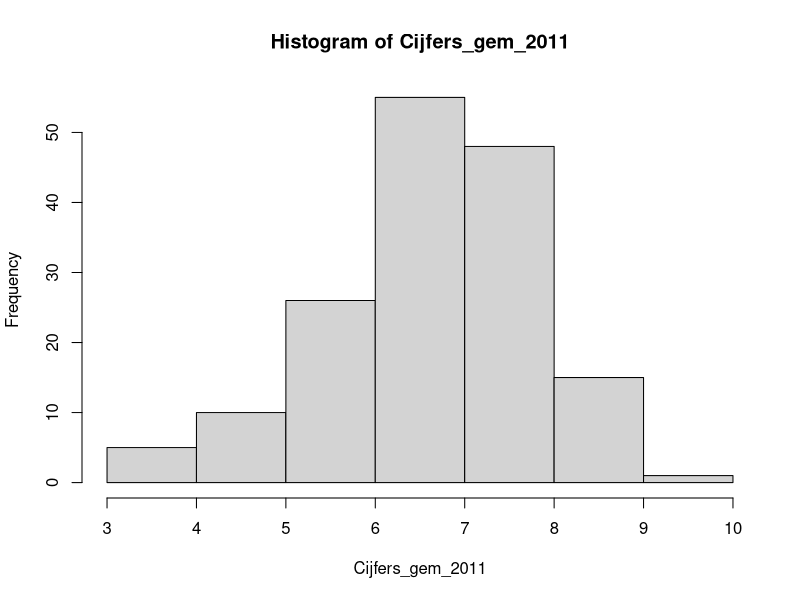
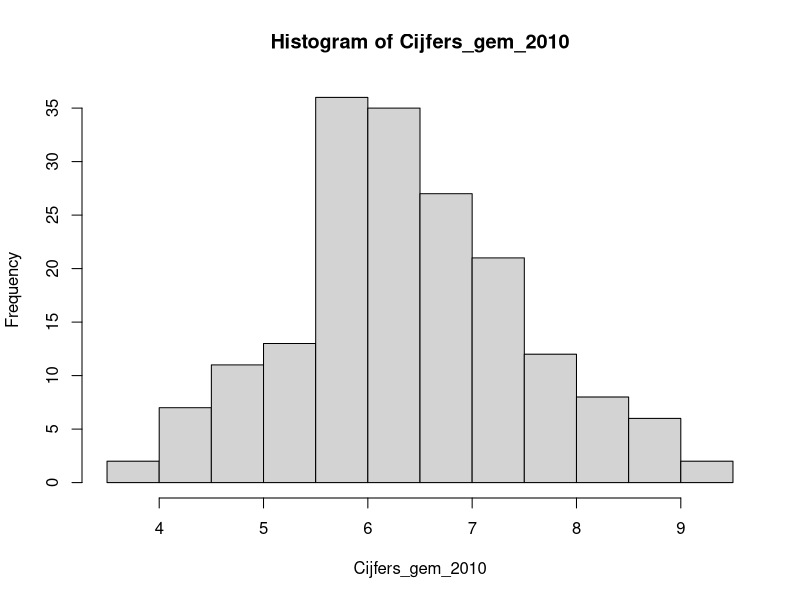

Write the R code that produced these figures, in order.
## ---- chunk 1
knitr::opts_chunk$set(echo = TRUE)
## ---- chunk 2
set.seed(1)

mu <- 6.3
sigma <- 1.2
Cijfers_gem_2010 <- rnorm(180, mu, sigma)
Cijfers_gem_2010 <- Cijfers_gem_2010 [Cijfers_gem_2010 <= 10 & Cijfers_gem_2010 >= 1]
Cijfers_gem_2010 <- sapply (Cijfers_gem_2010, round, 3)

mu <- 6.3
sigma <- 1.2
Cijfers_gem_2010_n30 <- rnorm(30, mu, sigma)
Cijfers_gem_2010_n30 <- Cijfers_gem_2010_n30 [Cijfers_gem_2010_n30 <= 10 & Cijfers_gem_2010_n30 >= 1]
Cijfers_gem_2010_n30 <- sapply (Cijfers_gem_2010_n30, round, 3)

mu <- 6.6
sigma <- 1.2
Cijfers_gem_2011 <- rnorm(160, mu, sigma)
Cijfers_gem_2011 <- Cijfers_gem_2011 [Cijfers_gem_2011 <= 10 & Cijfers_gem_2011 >= 1]
Cijfers_gem_2011 <- sapply (Cijfers_gem_2011, round, 3)

mu <- 6.6
sigma <- 1.2
Cijfers_gem_2011_n30 <- rnorm(30, mu, sigma)
Cijfers_gem_2011_n30 <- Cijfers_gem_2011 [Cijfers_gem_2011 <= 10 & Cijfers_gem_2011 >= 1]
Cijfers_gem_2011_n30 <- sapply (Cijfers_gem_2011, round, 3)
## ---- chunk 3
hist(Cijfers_gem_2011)
hist(Cijfers_gem_2010)
## ---- chunk 4
library(nortest)
lillie.test(Cijfers_gem_2011)
lillie.test(Cijfers_gem_2010)
## ---- chunk 5
shapiro.test(Cijfers_gem_2011_n30)
shapiro.test(Cijfers_gem_2010_n30)
## ---- chunk 6
t.test(Cijfers_gem_2010, Cijfers_gem_2011)
